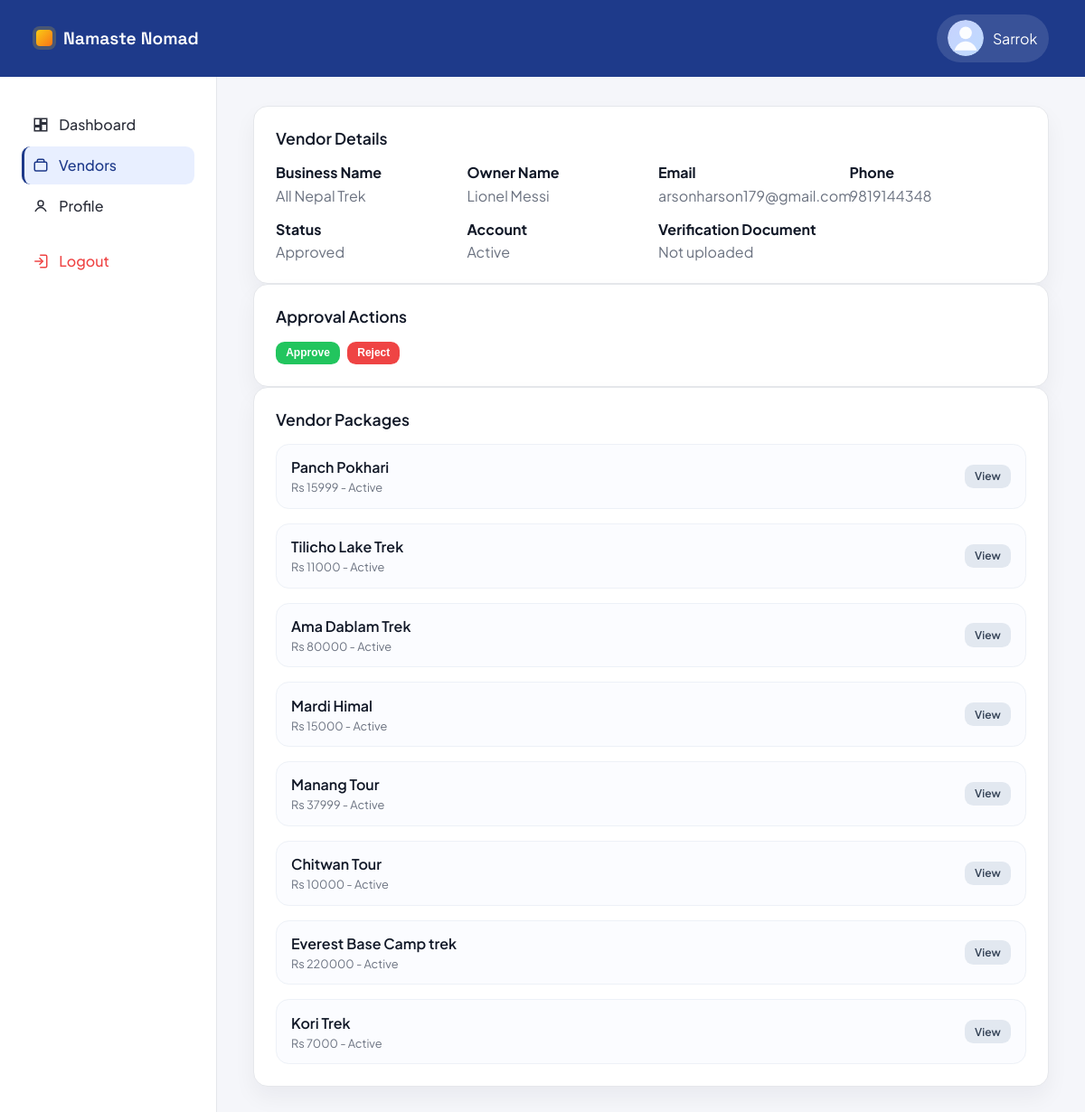
/accounts/admin/vendors/6/ (signed in), run on the app's committed database.
### accounts/models.py (models this page shows, shortened)
class User(AbstractUser):
    USER_TYPE_CHOICES = (
        ('vendor', 'Vendor'),
        ('traveler', 'Traveler'),
        ('admin', 'Admin'),
    )
    user_type = models.CharField(max_length=10, choices=USER_TYPE_CHOICES)
    phone = models.CharField(max_length=20, blank=True, null=True)
    is_verified = models.BooleanField(default=False)
    wants_promotions = models.BooleanField(default=False)

class VendorProfile(models.Model):
    user = models.OneToOneField(User, on_delete=models.CASCADE, related_name='vendor_profile')
    business_name = models.CharField(max_length=255)
    owner_name = models.CharField(max_length=255)
    tagline = models.CharField(max_length=255, blank=True)
    website = models.URLField(blank=True)
    license_number = models.CharField(max_length=100, blank=True)
    business_address = models.TextField(blank=True)
    description = models.TextField(blank=True)
    bank_name = models.CharField(max_length=120, blank=True)
    account_number = models.CharField(max_length=120, blank=True)
    routing_number = models.CharField(max_length=120, blank=True)
    paypal_email = models.EmailField(blank=True)
    logo = models.ImageField(upload_to='vendor_logos/', blank=True, null=True)
    cover_image = models.FileField(upload_to='vendor_covers/', blank=True, null=True)
    business_license = models.FileField(upload_to='licenses/', blank=True, null=True)
    document = models.FileField(upload_to='vendor_documents/', blank=True, null=True)
    is_approved = models.BooleanField(default=False)
    is_verified = models.BooleanField(default=False)
    created_at = models.DateTimeField(auto_now_add=True)

### core/models.py (models this page shows, shortened)
class Package(models.Model):
    DIFFICULTY_CHOICES = (
        ('easy', 'Easy'),
        ('moderate', 'Moderate'),
        ('challenging', 'Challenging'),
        ('expedition', 'Expedition'),
    )
    CATEGORY_TREK = 'TREK'
    CATEGORY_TOUR = 'TOUR'
    CATEGORY_CHOICES = (
        (CATEGORY_TREK, 'Trek'),
        (CATEGORY_TOUR, 'Tour'),
    )
    vendor = models.ForeignKey(
        settings.AUTH_USER_MODEL,
        on_delete=models.CASCADE,
        related_name='vendor_packages',
    )
    title = models.CharField(max_length=200)
    category = models.CharField(max_length=10, choices=CATEGORY_CHOICES, default=CATEGORY_TREK)
    location = models.CharField(max_length=120, blank=True)
    location_name = models.CharField(max_length=255, blank=True)
    latitude = models.FloatField(blank=True, null=True)
    longitude = models.FloatField(blank=True, null=True)
    description = models.TextField(blank=True)
    itinerary = models.TextField(blank=True)
    inclusions = models.TextField(blank=True)
    exclusions = models.TextField(blank=True)
    duration_days = models.PositiveSmallIntegerField(blank=True, null=True)
    difficulty = models.CharField(max_length=20, choices=DIFFICULTY_CHOICES, blank=True)
    group_size = models.PositiveSmallIntegerField(blank=True, null=True)
    available_slots = models.PositiveIntegerField(default=10)
    available_from = models.DateField(blank=True, null=True)
    available_until = models.DateField(blank=True, null=True)
    best_season = models.CharField(max_length=100, blank=True)
    image_url = models.URLField(blank=True)
    has_guide = models.BooleanField(default=False)
    includes_meals = models.BooleanField(default=False)
    includes_accommodation = models.BooleanField(default=False)
    includes_transport = models.BooleanField(default=False)
    includes_permits = models.BooleanField(default=False)
    price = models.DecimalField(
        max_digits=10,
        decimal_places=2,
        validators=[MinValueValidator(0)],
    )
    is_active = models.BooleanField(default=True)
    is_featured = models.BooleanField(default=False)
    views_count = models.PositiveIntegerField(default=0)
    created_at = models.DateTimeField(auto_now_add=True)
    @property
    def name(self):
        return self.title

### accounts/views/admin_views.py (the view)
# urls.py: path('admin/vendors/<int:vendor_id>/', admin_vendor_detail, name='admin_vendor_detail'),
@admin_required
def admin_vendor_detail(request, vendor_id):
    vendor = get_object_or_404(User, id=vendor_id, user_type='vendor')
    profile = _get_vendor_profile(vendor)
    admin_profile = _get_admin_profile(request.user)
    packages = Package.objects.filter(vendor=vendor).order_by('-created_at')
    return render(request, 'accounts/admin_vendor_detail.html', {
        'admin_profile': admin_profile,
        'vendor': vendor,
        'vendor_profile': profile,
        'packages': packages,
        'active_page': 'vendors',
    })

### accounts/context_processors.py (called while the page is built)
def _safe_related(instance, relation_name):
    try:
        return getattr(instance, relation_name)
    except ObjectDoesNotExist:
        return None

def _display_name(user):
    full_name = user.get_full_name().strip()
    return full_name or user.username or user.email or 'Account'

def _avatar_url(user, user_type):
    if user_type == 'traveler':
        profile = _safe_related(user, 'traveler_profile')
        if profile and profile.avatar:
            return profile.avatar.url
    elif user_type == 'vendor':
        profile = _safe_related(user, 'vendor_profile')
        if profile and profile.logo:
            return profile.logo.url
    elif user_type == 'admin':
        profile = _safe_related(user, 'admin_profile')
        if profile and profile.avatar:
            return profile.avatar.url
    return ''

def _dashboard_url(user_type):
    if user_type == 'traveler':
        return reverse('traveler_home')
    if user_type == 'vendor':
        return reverse('vendor_dashboard')
    if user_type == 'admin':
        return reverse('admin_dashboard')
    return reverse('home')

def _profile_url(user_type):
    if user_type == 'traveler':
        return reverse('traveler_profile')
    if user_type == 'vendor':
        return reverse('vendor_profile')
    if user_type == 'admin':
        return reverse('admin_profile')
    return reverse('home')

def _settings_url(user_type):
    if user_type == 'traveler':
        return reverse('traveler_profile')
    if user_type == 'vendor':
        return reverse('vendor_settings')
    if user_type == 'admin':
        return reverse('admin_profile')
    return reverse('home')

def _navbar_context(user):
    user_type = getattr(user, 'user_type', '')
    return {
        'nav_user_type': user_type,
        'nav_display_name': _display_name(user),
        'nav_avatar_url': _avatar_url(user, user_type),
        'nav_dashboard_url': _dashboard_url(user_type),
        'nav_profile_url': _profile_url(user_type),
        'nav_settings_url': _settings_url(user_type),
    }

### accounts/views/common.py (called while the page is built)
def _get_vendor_profile(user):
    try:
        return user.vendor_profile
    except VendorProfile.DoesNotExist:
        return None

def _get_admin_profile(user):
    try:
        return user.admin_profile
    except AdminProfile.DoesNotExist:
        return None

### accounts/templates/accounts/admin_vendor_detail.html (shortened to what this page needs)
{% load static %}
<!DOCTYPE html>
<html lang="en">
<head>
    <link rel="stylesheet" href="{% static 'css/vendor_dashboard.css' %}?v=20260226b">
    <link rel="stylesheet" href="{% static 'css/admin_dashboard.css' %}?v=20260226b">
</head>
<body class="admin-dashboard">
    <header class="topbar admin-topbar">
        <a class="brand" href="{% url 'home' %}">
            <span class="brand-mark"></span>
            <span class="brand-name">Namaste Nomad</span>
        </a>
        <div class="topbar-actions">
            <div class="admin-user">
                <div class="avatar topbar-avatar">
                    {% if admin_profile and admin_profile.avatar %}
                        <img class="topbar-avatar-image" src="{{ admin_profile.avatar.url }}" alt="Admin avatar">
                    {% else %}
                        <img class="topbar-avatar-image" src="{% static 'images/default-avatar.svg' %}" alt="Default admin avatar">
                    {% endif %}
                </div>
                <span>{{ request.user.first_name|default:"Admin" }}</span>
            </div>
        </div>
    </header>
    <div class="dashboard-shell admin-shell">
        <aside class="sidebar admin-sidebar">
            <nav class="sidebar-nav">
                <a class="nav-item" href="{% url 'admin_dashboard' %}">
                    <span class="nav-icon">
                        <svg viewBox="0 0 24 24" fill="none" stroke="currentColor" stroke-width="2">
                            <path d="M3 13h8V3H3v10zM13 21h8V11h-8v10zM13 3h8v6h-8V3zM3 21h8v-6H3v6z"/>
                        </svg>
                    </span>
                    Dashboard
                </a>
                <a class="nav-item active" href="{% url 'admin_dashboard' %}#vendors">
                    <span class="nav-icon">
                        <svg viewBox="0 0 24 24" fill="none" stroke="currentColor" stroke-width="2">
                            <rect x="3" y="7" width="18" height="13" rx="2"/>
                            <path d="M7 7V5a2 2 0 0 1 2-2h6a2 2 0 0 1 2 2v2"/>
                        </svg>
                    </span>
                    Vendors
                </a>
                <a class="nav-item" href="{% url 'admin_profile' %}">
                    <span class="nav-icon">
                        <svg viewBox="0 0 24 24" fill="none" stroke="currentColor" stroke-width="2">
                            <circle cx="12" cy="8" r="4"/>
                            <path d="M4 20c2-4 6-6 8-6s6 2 8 6"/>
                        </svg>
                    </span>
                    Profile
                </a>
                <a class="nav-item logout" href="{% url 'logout' %}">
                    <span class="nav-icon">
                        <svg viewBox="0 0 24 24" fill="none" stroke="currentColor" stroke-width="2">
                            <path d="M10 17l5-5-5-5"/>
                            <path d="M15 12H3"/>
                            <path d="M11 3h8a2 2 0 0 1 2 2v14a2 2 0 0 1-2 2h-8"/>
                        </svg>
                    </span>
                    Logout
                </a>
            </nav>
        </aside>
        <main class="dashboard-main admin-main">
            <section class="admin-card">
                <div class="card-header">
                    <h2>Vendor Details</h2>
                </div>
                <div class="detail-grid">
                    <div>
                        <strong>Business Name</strong>
                        <p>{{ vendor_profile.business_name|default:"-" }}</p>
                    </div>
                    <div>
                        <strong>Owner Name</strong>
                        <p>{{ vendor_profile.owner_name|default:"-" }}</p>
                    </div>
                    <div>
                        <strong>Email</strong>
                        <p>{{ vendor.email }}</p>
                    </div>
                    <div>
                        <strong>Phone</strong>
                        <p>{{ vendor.phone|default:"-" }}</p>
                    </div>
                    <div>
                        <strong>Status</strong>
                        <p>{% if vendor_profile.is_approved %}Approved{% else %}Pending{% endif %}</p>
                    </div>
                    <div>
                        <strong>Account</strong>
                        <p>{% if vendor.is_active %}Active{% else %}Suspended{% endif %}</p>
                    </div>
                    <div>
                        <strong>Verification Document</strong>
                        <p>
                            {% if vendor_profile and vendor_profile.document %}
                                <a class="btn small secondary" href="{{ vendor_profile.document.url }}" target="_blank" rel="noopener">View / Download</a>
                            {% else %}
                                Not uploaded
                            {% endif %}
                        </p>
                    </div>
                </div>
            </section>
            <section class="admin-card">
                <div class="card-header">
                    <h2>Approval Actions</h2>
                </div>
                <div class="package-actions">
                    <form method="POST" action="{% url 'admin_vendor_action' vendor.id %}">
                        <button class="btn small success" type="submit">Approve</button>
                    </form>
                    <form method="POST" action="{% url 'admin_vendor_action' vendor.id %}">
                        <button class="btn small danger" type="submit">Reject</button>
                    </form>
                </div>
            </section>
            <section class="admin-card">
                <div class="card-header">
                    <h2>Vendor Packages</h2>
                </div>
                <div class="package-list">
                    {% if packages %}
                        {% for package in packages %}
                            <div class="package-item">
                                <div>
                                    <div class="package-name">{{ package.title }}</div>
                                    <div class="package-meta">
                                        Rs {{ package.price|floatformat:0 }} -
                                        {% if package.is_active %}Active{% else %}Hidden{% endif %}
                                    </div>
                                </div>
                                <div class="package-actions">
                                    <a class="btn small secondary" href="{% url 'package_detail' package.id %}">View</a>
                                </div>
                            </div>
                        {% endfor %}
                    {% else %}
                        <div class="empty-state">No packages yet.</div>
                    {% endif %}
                </div>
            </section>
        </main>
    </div>
</body>
</html>

### static/css/admin_dashboard.css (style rules this page uses)
.admin-dashboard { background: #f5f6fa; color: #111827; }
.admin-topbar { background: #1e3a8a; color: #fff; box-shadow: none; }
.admin-topbar .brand-name { color: #fff; }
.admin-user { display: flex; align-items: center; gap: 0.6rem; background: rgba(255, 255, 255, 0.12); padding: 0.4rem 0.8rem; border-radius: 999px; }
.admin-shell { grid-template-columns: 240px 1fr; background: #f5f6fa; }
.admin-sidebar { background: #fff; border-right: 1px solid #e5e7eb; }
.admin-sidebar .sidebar-nav { gap: 0.2rem; }
.admin-sidebar .nav-item { border-radius: 0.6rem; font-weight: 500; gap: 0.7rem; }
.admin-sidebar .nav-item.active { background: #e8efff; color: #1e3a8a; border-left: 3px solid #1e3a8a; padding-left: 0.55rem; }
.admin-sidebar .nav-icon { width: 18px; height: 18px; display: inline-flex; align-items: center; justify-content: center; }
.admin-sidebar .nav-icon svg { width: 18px; height: 18px; }
.admin-main { padding: 2rem 2.5rem 3rem; }
.admin-card { background: #fff; border: 1px solid #e5e7eb; border-radius: 1rem; padding: 1.5rem; box-shadow: 0 12px 24px rgba(15, 23, 42, 0.05); }
.admin-card .card-header h2, .admin-card .card-header h3 { font-size: 1.1rem; font-weight: 600; }
.detail-grid { display: grid; grid-template-columns: repeat(auto-fit, minmax(180px, 1fr)); gap: 1rem; }
.detail-grid p { color: #6b7280; margin-top: 0.3rem; }

### data on the page
User: user.first_name "Sarrok"
VendorProfile: business_name "All Nepal Trek", owner_name "Lionel Messi"
User: email "arsonharson179@gmail.com", phone "9819144348"
Package: title "Panch Pokhari", price "15999", is_active "Active"
Package: title "Tilicho Lake Trek", price "11000", is_active "Active"
Package: title "Ama Dablam Trek", price "80000", is_active "Active"
Package: title "Mardi Himal", price "15000", is_active "Active"
Package: title "Manang Tour", price "37999", is_active "Active"
Package: title "Chitwan Tour", price "10000", is_active "Active"
Package: title "Everest Base Camp trek", price "220000", is_active "Active"
Package: title "Kori Trek", price "7000", is_active "Active"
